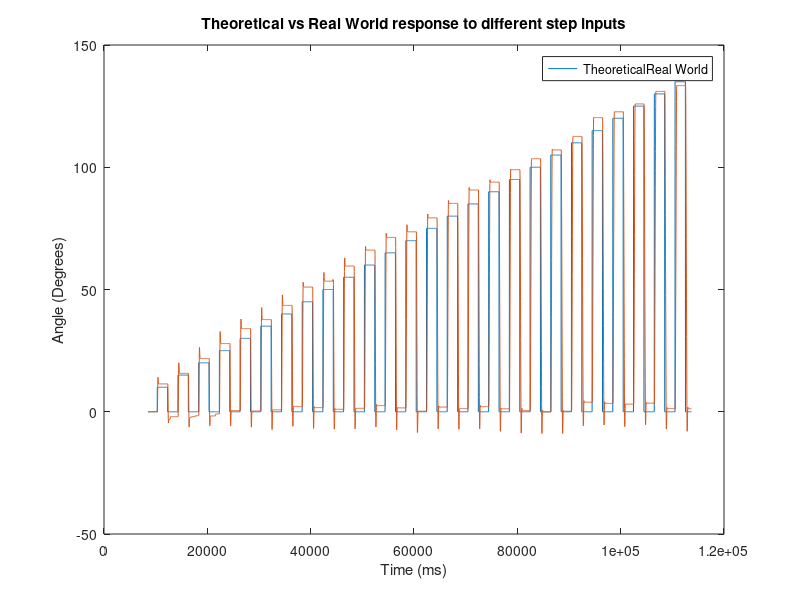
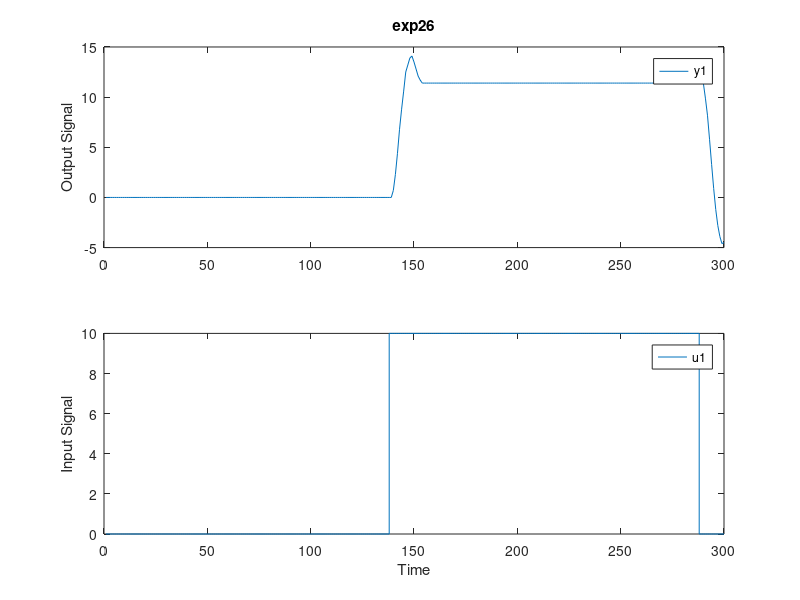
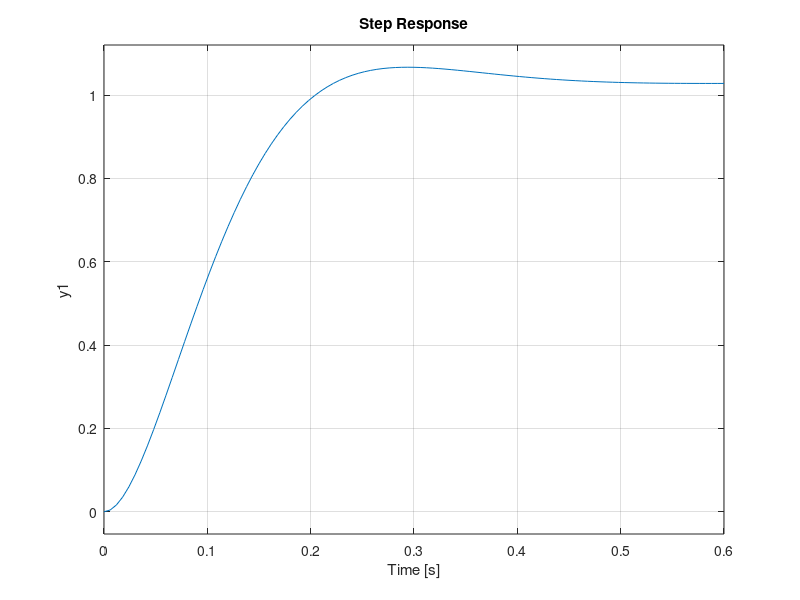
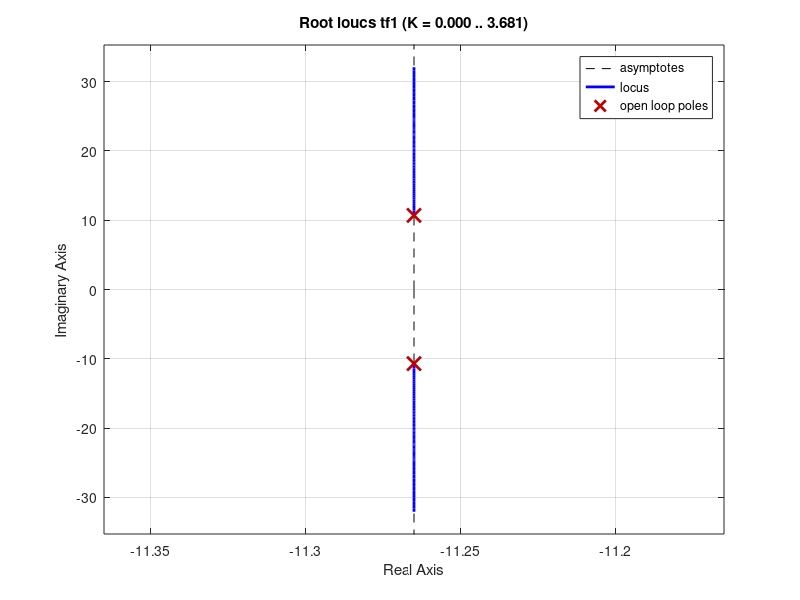

Write the MATLAB code that produced these figures, in order.

% Script to process inertial response of an SG-90 servo motor and find it's
% transfer function.
% Written by Jasper Grant April 3rd 2023

% Clear all data
clc; clear;

% Import servo data file
input = load('log.txt');

% Time is first column of file
t = input(:,1);
% Angle is second column of file
angle = input(:,2);
% Velocity is third column of file
vel = input(:,3);
% Output angle is receieved by integrating velocity
angle_output = 0.1*cumsum(vel);

% Plot angle vs time and integral of velocity vs time
plot(t, angle, t, angle_output);

% Format graph to look nice
title("Theoretical vs Real World response to different step inputs")
legend(["Theoretical" "Real World"])
xlabel("Time (ms)")
ylabel("Angle (Degrees)")

% Put into variable for system identification toolbox
data = iddata(angle_output, angle, 0.01);

% Split data into 26 distinct experiments
% Bounds of data cut off:
% Initial negative values as we are not interested in what was left from
% last experiment.
% Drop to 0 after step function as the intention is to plot the system with
% a step response.
multiExperimentData = data(1:300);
for i=300:300:7500
    sample = data(25+i:250+i);
    multiExperimentData = merge(sample, multiExperimentData);
end

% Plot for all 26 experiments
figure(2);
plot(multiExperimentData)

% Based on the assumption that the transfer function follows the common
% form for a servo transfer function (2 poles, 0 zeroes)
% Estimated transfer function
tf1 = tf(248.2, [1, 22.53, 241.1]);

% Plot step response for this tf
figure(3)
step(tf1);
% Plot Root locus for this tf
figure(4)
rlocus(tf1)

% Plot bode plot for this tf
figure(5)
margin(tf1);
% Plot nyquist plot for this tf
figure(6);
nyquist(tf1);
